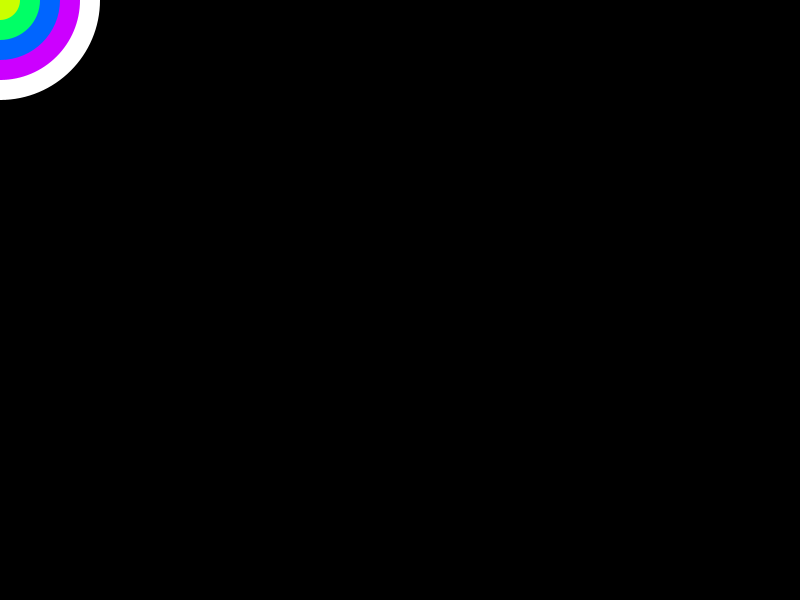
Frame 1 (no input)
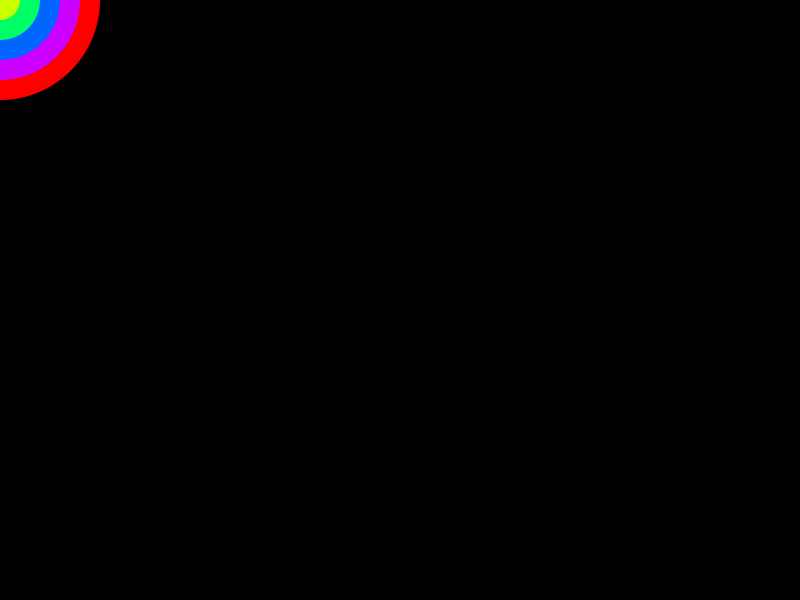
Frame 60 (the mouse pressed at the canvas centre just before this capture)
Frame 120 (the mouse held since frame 60 and released just before this capture): identical to frame 60, image omitted

The Processing sketch that drew these frames (run headless with seeded random() and noise(); from frame 60 on, the mouse is pressed at the canvas centre):

// Processing sketch: The_Colorfullest_Circles_in_the_World
// ── The_Colorfullest_Circles_in_the_World.pde
int circleCount = 220;
int i;
float[] x = new float [circleCount];
float[] y = new float [circleCount];

void setup() {
  size(800, 600);
  i=0;
  //  for (int i=0; i<x.length; i++) {
  //    x[i]=random(width);
  //    y[i]=random(height);
  //  }
  noStroke();
  colorMode(HSB, 360, 100, 100, 100);
}

void draw() {
  background(0);
  for (int i = 0; i<circleCount-1; i++) {
    x[i]=x[i+1];
    y[i]=y[i+1];
  } 

  

  x[circleCount-1]=mouseX;
  y[circleCount-1]=mouseY;

  for (int i=4; i>=0; i--) {
    ellipse(x[i], y[i], i*40+40, i*40+40);
    fill(72*i, 100, 100, 100);
  }
}
